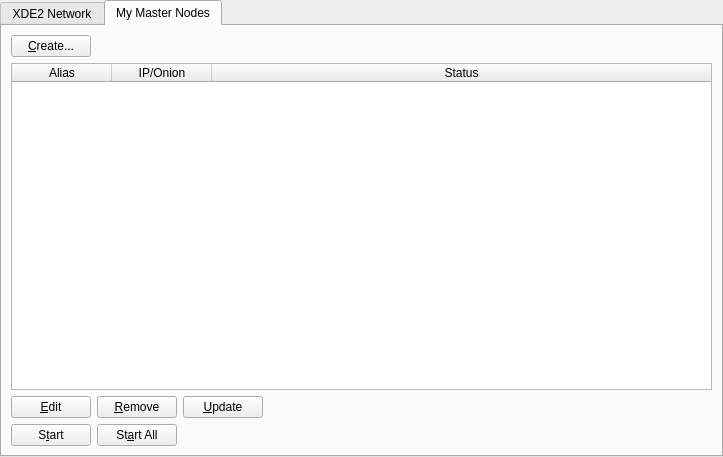
<?xml version="1.0" encoding="UTF-8"?>
<ui version="4.0">
 <class>MasternodeManager</class>
 <widget class="QWidget" name="MasternodeManager">
  <property name="geometry">
   <rect>
    <x>0</x>
    <y>0</y>
    <width>723</width>
    <height>457</height>
   </rect>
  </property>
  <property name="windowTitle">
   <string>Form</string>
  </property>
  <layout class="QVBoxLayout" name="topLayout">
   <property name="leftMargin">
    <number>0</number>
   </property>
   <property name="topMargin">
    <number>0</number>
   </property>
   <property name="rightMargin">
    <number>0</number>
   </property>
   <property name="bottomMargin">
    <number>0</number>
   </property>
   <item>
    <layout class="QVBoxLayout" name="verticalLayout">
     <property name="bottomMargin">
      <number>0</number>
     </property>
     <item>
      <widget class="QTabWidget" name="tabWidget">
       <property name="currentIndex">
        <number>1</number>
       </property>
       <widget class="QWidget" name="tab">
        <attribute name="title">
         <string>XDE2 Network</string>
        </attribute>
        <layout class="QGridLayout" name="gridLayout">
         <item row="1" column="0">
          <widget class="QTableWidget" name="tableWidget">
           <property name="editTriggers">
            <set>QAbstractItemView::NoEditTriggers</set>
           </property>
           <property name="alternatingRowColors">
            <bool>true</bool>
           </property>
           <property name="selectionBehavior">
            <enum>QAbstractItemView::SelectRows</enum>
           </property>
           <property name="sortingEnabled">
            <bool>true</bool>
           </property>
           <attribute name="horizontalHeaderStretchLastSection">
            <bool>true</bool>
           </attribute>
           <column>
            <property name="text">
             <string>Address</string>
            </property>
           </column>
           <column>
            <property name="text">
             <string>Rank</string>
            </property>
           </column>
           <column>
            <property name="text">
             <string>Active</string>
            </property>
           </column>
           <column>
            <property name="text">
             <string>Active (secs)</string>
            </property>
           </column>
           <column>
            <property name="text">
             <string>Last Seen</string>
            </property>
           </column>
           <column>
            <property name="text">
             <string>Pubkey</string>
            </property>
           </column>
          </widget>
         </item>
         <item row="0" column="0">
          <layout class="QHBoxLayout" name="horizontalLayout_3">
           <property name="bottomMargin">
            <number>0</number>
           </property>
           <item>
            <widget class="QLabel" name="label_2">
             <property name="text">
              <string>XDE2 Node Count:</string>
             </property>
            </widget>
           </item>
           <item>
            <widget class="QLabel" name="countLabel">
             <property name="text">
              <string>0</string>
             </property>
            </widget>
           </item>
           <item>
            <spacer name="horizontalSpacer_3">
             <property name="orientation">
              <enum>Qt::Horizontal</enum>
             </property>
             <property name="sizeHint" stdset="0">
              <size>
               <width>40</width>
               <height>20</height>
              </size>
             </property>
            </spacer>
           </item>
          </layout>
         </item>
        </layout>
       </widget>
       <widget class="QWidget" name="tab_2">
        <attribute name="title">
         <string>My Master Nodes</string>
        </attribute>
        <layout class="QGridLayout" name="gridLayout_2">
         <item row="0" column="0">
          <layout class="QVBoxLayout" name="verticalLayout_2">
           <property name="bottomMargin">
            <number>0</number>
           </property>
           <item>
            <layout class="QHBoxLayout" name="horizontalLayout">
             <item>
              <widget class="QPushButton" name="createButton">
               <property name="text">
                <string>&amp;Create...</string>
               </property>
              </widget>
             </item>
             <item>
              <spacer name="horizontalSpacer">
               <property name="orientation">
                <enum>Qt::Horizontal</enum>
               </property>
               <property name="sizeHint" stdset="0">
                <size>
                 <width>40</width>
                 <height>20</height>
                </size>
               </property>
              </spacer>
             </item>
            </layout>
           </item>
           <item>
            <widget class="QTableWidget" name="tableWidget_2">
             <property name="minimumSize">
              <size>
               <width>695</width>
               <height>0</height>
              </size>
             </property>
             <property name="editTriggers">
              <set>QAbstractItemView::NoEditTriggers</set>
             </property>
             <property name="alternatingRowColors">
              <bool>true</bool>
             </property>
             <property name="selectionMode">
              <enum>QAbstractItemView::SingleSelection</enum>
             </property>
             <property name="selectionBehavior">
              <enum>QAbstractItemView::SelectRows</enum>
             </property>
             <attribute name="horizontalHeaderStretchLastSection">
              <bool>true</bool>
             </attribute>
             <column>
              <property name="text">
               <string>Alias</string>
              </property>
             </column>
             <column>
              <property name="text">
               <string>IP/Onion</string>
              </property>
             </column>
             <column>
              <property name="text">
               <string>Status</string>
              </property>
             </column>
            </widget>
           </item>
           <item>
            <layout class="QHBoxLayout" name="horizontalLayout_2">
             <property name="bottomMargin">
              <number>0</number>
             </property>
             <item>
              <widget class="QPushButton" name="editButton">
               <property name="text">
                <string>&amp;Edit</string>
               </property>
              </widget>
             </item>
             <item>
              <widget class="QPushButton" name="removeButton">
               <property name="text">
                <string>&amp;Remove</string>
               </property>
              </widget>
             </item>
             <item>
              <widget class="QPushButton" name="UpdateButton">
               <property name="text">
                <string>&amp;Update</string>
               </property>
              </widget>
             </item>
             <item>
              <spacer name="horizontalSpacer_2">
               <property name="orientation">
                <enum>Qt::Horizontal</enum>
               </property>
               <property name="sizeHint" stdset="0">
                <size>
                 <width>40</width>
                 <height>20</height>
                </size>
               </property>
              </spacer>
             </item>
            </layout>
           </item>
           <item>
            <layout class="QHBoxLayout" name="horizontalLayout_4">
             <property name="bottomMargin">
              <number>0</number>
             </property>
            </layout>
           </item>
           <item>
            <layout class="QHBoxLayout" name="horizontalLayout_5">
             <property name="bottomMargin">
              <number>0</number>
             </property>
             <item>
              <widget class="QPushButton" name="startButton">
               <property name="text">
                <string>S&amp;tart</string>
               </property>
              </widget>
             </item>
             <item>
              <widget class="QPushButton" name="startAllButton">
               <property name="text">
                <string>St&amp;art All</string>
               </property>
              </widget>
             </item>
             <item>
              <spacer name="horizontalSpacer_5">
               <property name="orientation">
                <enum>Qt::Horizontal</enum>
               </property>
               <property name="sizeHint" stdset="0">
                <size>
                 <width>40</width>
                 <height>20</height>
                </size>
               </property>
              </spacer>
             </item>
            </layout>
           </item>
          </layout>
         </item>
        </layout>
       </widget>
      </widget>
     </item>
    </layout>
   </item>
  </layout>
 </widget>
 <resources/>
 <connections/>
</ui>
